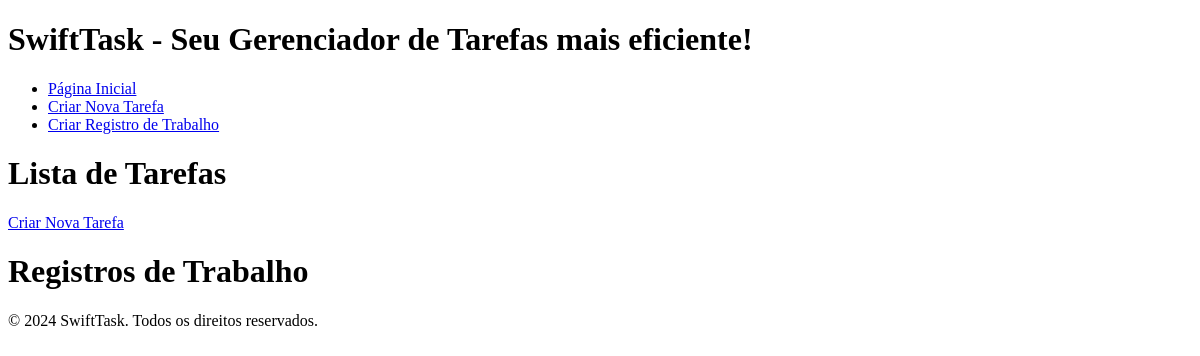
Page /tasks/ (signed in) on the earlier database version.
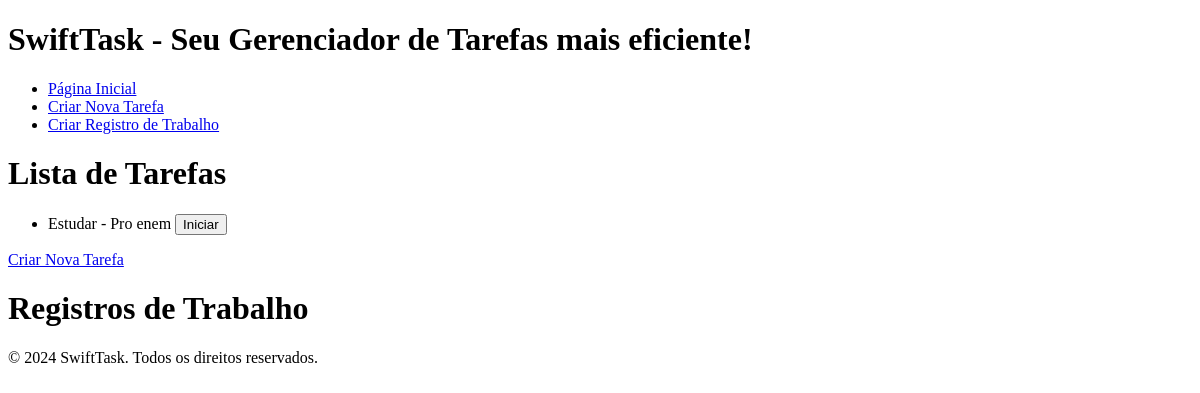
Same page on the later database version.
### tasks/models.py (models this page shows, shortened)
class Task(models.Model):
    nome_usuario = models.ForeignKey(User, on_delete=models.CASCADE)  # Usuário responsável
    name = models.CharField(max_length=255)
    description = models.TextField()
    created_at = models.DateTimeField(auto_now_add=True)

### tasks/views.py (the view)
# urls.py: path('', TaskListView.as_view(), name='task_list'),  # Definindo a lista de tarefas
class TaskListView(LoginRequiredMixin, ListView):
    model = Task
    template_name = 'task_list.html'
    context_object_name = 'tarefas'

### tasks/templates/task_list.html (shortened to what this page needs)
{% extends 'base.html' %}
{% block content %}
    <h1>Lista de Tarefas</h1>
    <ul>
        {% for task in tarefas %}
            <li>
                {{ task.name }} - {{ task.description }}
                <form action="{% url 'start_worklog' task.id %}" method="post" style="display:inline;">
                    <button type="submit">Iniciar</button>
                </form>
            </li>
        {% endfor %}
    </ul>
    <a href="{% url 'task_create' %}">Criar Nova Tarefa</a>
    <h1>Registros de Trabalho</h1>
{% endblock %}

### tasks/templates/base.html (shortened to what this page needs)
<!DOCTYPE html>
<html lang="pt-BR">
<head>
</head>
<body>
    <header>
        <h1>SwiftTask - Seu Gerenciador de Tarefas mais eficiente!</h1>
        <nav>
            <ul>
                <li><a href="{% url 'index' %}">Página Inicial</a></li>
                <li><a href="{% url 'task_create' %}">Criar Nova Tarefa</a></li>
                <li><a href="{% url 'worklog_create' %}">Criar Registro de Trabalho</a></li>
            </ul>
        </nav>
    </header>
    <main>
        {% block content %}{% endblock %}
    </main>
    <footer>
        <p>&copy; 2024 SwiftTask. Todos os direitos reservados.</p>
    </footer>
</body>
</html>

Differences in the rows shown:
added Task: name "Estudar", description "Pro enem"
